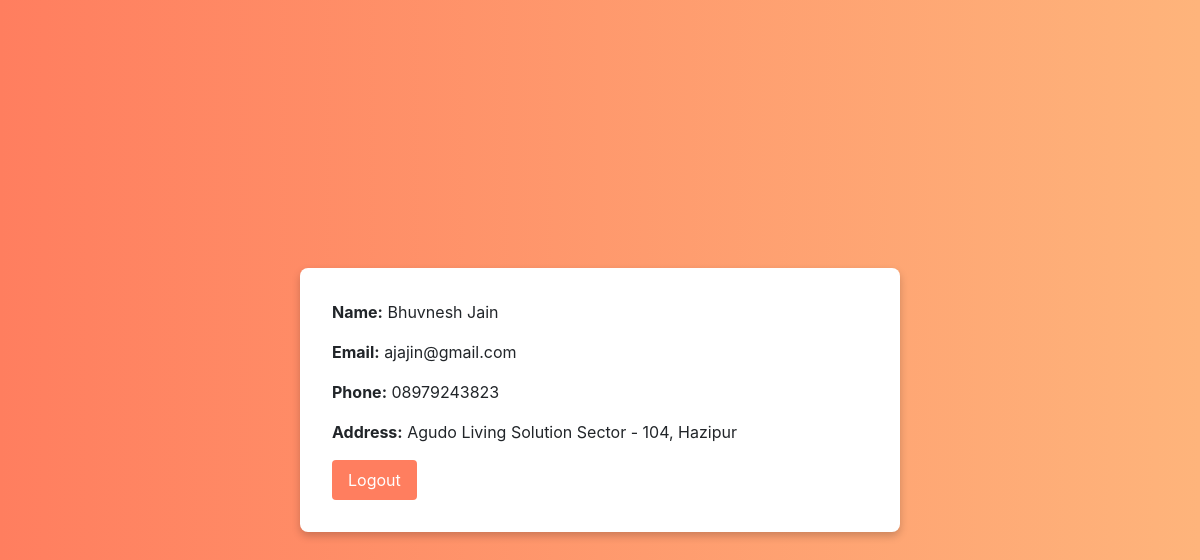
Screenshot of /display/ajajin@gmail.com/ with the database file from the repository.
### contacts/models.py (models this page shows, shortened)
class Contact(models.Model):
    name = models.CharField(max_length=50)
    phone = models.CharField(max_length=15)
    email = models.EmailField(unique=True)
    address = models.TextField()

### contacts/views.py (the view)
# urls.py: path('display/<str:email>/', views.display, name='display'),
def display(request, email):
    contact = get_object_or_404(Contact, email=email)
    return render(request, 'contacts/display.html', {'contact': contact})

### contacts/templates/contacts/display.html (shortened to what this page needs)
<!DOCTYPE html>
<html lang="en">
<head>
    {% load static %}
    <link href="https://stackpath.bootstrapcdn.com/bootstrap/4.5.2/css/bootstrap.min.css" rel="stylesheet">
    <link href="{% static 'css/display.css' %}" rel="stylesheet">
</head>
<body>
    <div class="gradient-background">
        <div class="container">
            <div class="contact-details">
                <p><strong>Name:</strong> {{ contact.name }}</p>
                <p><strong>Email:</strong> {{ contact.email }}</p>
                <p><strong>Phone:</strong> {{ contact.phone }}</p>
                <p><strong>Address:</strong> {{ contact.address }}</p>
                <a href="{% url 'logout' %}" class="btn btn-primary">Logout</a>
            </div>
        </div>
    </div>
</body>
</html>

### contacts/static/css/display.css (style rules this page uses)
.gradient-background { background: linear-gradient(to right, #ff7e5f, #feb47b); min-height: 100vh; display: flex; align-items: center; justify-content: center; text-align: center; padding: 2rem; }
.contact-details { background-color: #fff; border-radius: 8px; padding: 2rem; box-shadow: 0 4px 8px rgba(0, 0, 0, 0.2); max-width: 600px; width: 100%; margin: 0 auto; text-align: left; }
.contact-details p { margin-bottom: 1rem; }
.btn-primary { background-color: #ff7e5f; border: none; border-radius: 4px; padding: 0.5rem 1rem; font-size: 1rem; }

### rows the page displays
Contact: name "Bhuvnesh Jain", email "ajajin@gmail.com", phone "08979243823", address "Agudo Living Solution Sector - 104, Hazipur"
